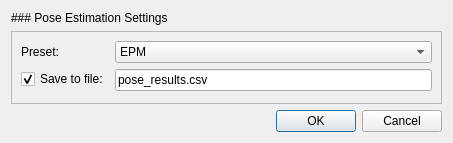
<?xml version="1.0" encoding="UTF-8"?>
<ui version="4.0">
 <class>PoseEstimationConfigurationDialog</class>
 <widget class="QDialog" name="PoseEstimationConfigurationDialog">
  <property name="geometry">
   <rect>
    <x>0</x>
    <y>0</y>
    <width>453</width>
    <height>143</height>
   </rect>
  </property>
  <property name="windowTitle">
   <string>Configure Pose Estimation</string>
  </property>
  <layout class="QVBoxLayout" name="verticalLayout">
   <item>
    <widget class="QLabel" name="label_4">
     <property name="sizePolicy">
      <sizepolicy hsizetype="Preferred" vsizetype="Maximum">
       <horstretch>0</horstretch>
       <verstretch>0</verstretch>
      </sizepolicy>
     </property>
     <property name="text">
      <string>### Pose Estimation Settings</string>
     </property>
     <property name="textFormat">
      <enum>Qt::MarkdownText</enum>
     </property>
    </widget>
   </item>
   <item>
    <widget class="QFrame" name="frm_configuration">
     <property name="frameShape">
      <enum>QFrame::StyledPanel</enum>
     </property>
     <property name="frameShadow">
      <enum>QFrame::Raised</enum>
     </property>
     <layout class="QFormLayout" name="formLayout_2">
      <item row="1" column="0">
       <widget class="QCheckBox" name="chb_save_file">
        <property name="text">
         <string>Save to file:</string>
        </property>
        <property name="checked">
         <bool>true</bool>
        </property>
       </widget>
      </item>
      <item row="1" column="1">
       <widget class="QFrame" name="frm_pylon_config_file_2">
        <property name="frameShape">
         <enum>QFrame::NoFrame</enum>
        </property>
        <property name="frameShadow">
         <enum>QFrame::Raised</enum>
        </property>
        <layout class="QHBoxLayout" name="horizontalLayout_4">
         <property name="leftMargin">
          <number>0</number>
         </property>
         <property name="topMargin">
          <number>0</number>
         </property>
         <property name="rightMargin">
          <number>0</number>
         </property>
         <property name="bottomMargin">
          <number>0</number>
         </property>
         <item>
          <widget class="VariableTextWidget" name="txt_save_file">
           <property name="text">
            <string>pose_results.csv</string>
           </property>
          </widget>
         </item>
        </layout>
       </widget>
      </item>
      <item row="0" column="0">
       <widget class="QLabel" name="label">
        <property name="text">
         <string>Preset:</string>
        </property>
       </widget>
      </item>
      <item row="0" column="1">
       <widget class="QComboBox" name="dpd_preset">
        <item>
         <property name="text">
          <string>EPM</string>
         </property>
        </item>
       </widget>
      </item>
     </layout>
    </widget>
   </item>
   <item>
    <widget class="QDialogButtonBox" name="buttonbox">
     <property name="orientation">
      <enum>Qt::Horizontal</enum>
     </property>
     <property name="standardButtons">
      <set>QDialogButtonBox::Cancel|QDialogButtonBox::Ok</set>
     </property>
    </widget>
   </item>
  </layout>
 </widget>
 <customwidgets>
  <customwidget>
   <class>VariableTextWidget</class>
   <extends>QLineEdit</extends>
   <header>app/widgets/variable_text_widget.h</header>
  </customwidget>
 </customwidgets>
 <resources/>
 <connections>
  <connection>
   <sender>buttonbox</sender>
   <signal>accepted()</signal>
   <receiver>PoseEstimationConfigurationDialog</receiver>
   <slot>accept()</slot>
   <hints>
    <hint type="sourcelabel">
     <x>248</x>
     <y>254</y>
    </hint>
    <hint type="destinationlabel">
     <x>157</x>
     <y>274</y>
    </hint>
   </hints>
  </connection>
  <connection>
   <sender>buttonbox</sender>
   <signal>rejected()</signal>
   <receiver>PoseEstimationConfigurationDialog</receiver>
   <slot>reject()</slot>
   <hints>
    <hint type="sourcelabel">
     <x>316</x>
     <y>260</y>
    </hint>
    <hint type="destinationlabel">
     <x>286</x>
     <y>274</y>
    </hint>
   </hints>
  </connection>
 </connections>
</ui>
